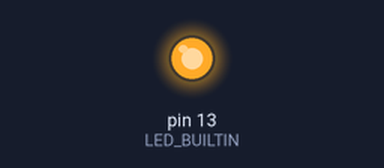
This sketch was run on a simulated Arduino Uno, built with avr-gcc and run on an emulated ATmega328P. Shown: output pins drawn as LEDs (lit = HIGH). What the sketch prints to the serial monitor is not drawn.

Above: at 0.1 s.
At 2.3 s:
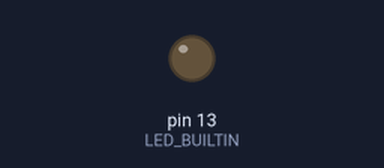
Timing chart, 0 to 3.8 s (numbered marks = the images above):
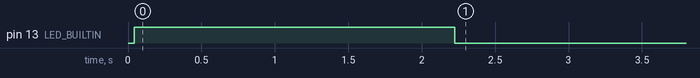

The sketch:

beacon_getallvalue.ino
```cpp
/***
  Print out all values stored inside EEPROM
***/

#include <EEPROM.h>
const int leng = 10; // Length of char value[]

int addr = 0; //address index of EEPROM
char value[leng]; //value to be get from EEPROM

void setup() {

  pinMode(LED_BUILTIN,OUTPUT);
  Serial.begin(9600);

  Serial.print("EEPROM.length() = ");
  Serial.println(EEPROM.length());

  for (addr = 0; addr < EEPROM.length(); addr+=leng) // Get stored data, jump to next address index, until reach the last EEPROM address
  {
    digitalWrite(LED_BUILTIN,HIGH); // turn the LED on (HIGH is the voltage level)
    EEPROM.get(addr,value); // get value from EEPROM
    Serial.print(addr);
    Serial.print("\t{");
    Serial.print(value);
    Serial.println("}");
    digitalWrite(LED_BUILTIN, LOW); // turn the LED off by making the voltage LOW
  }
  Serial.end();

}


void loop() {

}
```
